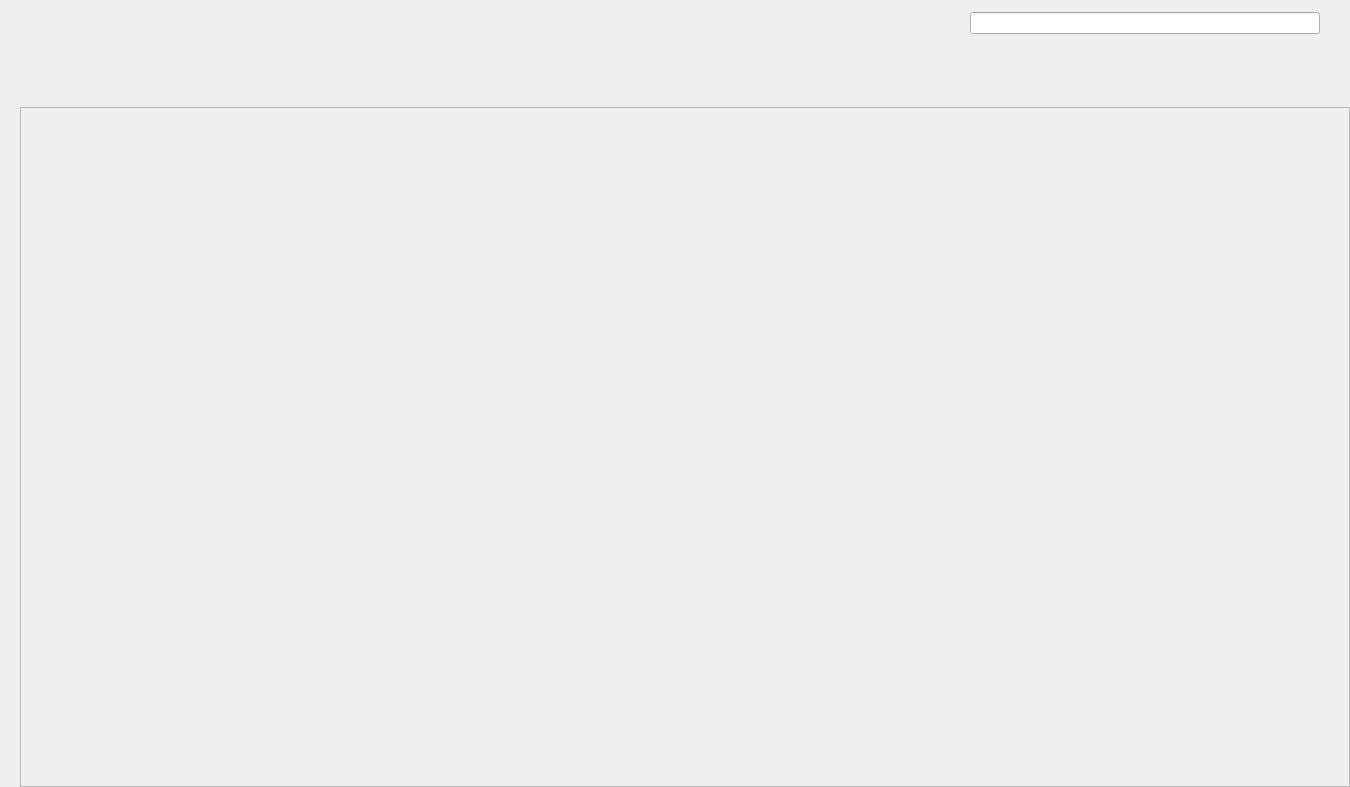
<?xml version="1.0" encoding="UTF-8"?>
<ui version="4.0">
 <class>homePageWidget</class>
 <widget class="QWidget" name="homePageWidget">
  <property name="geometry">
   <rect>
    <x>0</x>
    <y>0</y>
    <width>1350</width>
    <height>787</height>
   </rect>
  </property>
  <property name="windowTitle">
   <string>Form</string>
  </property>
  <property name="styleSheet">
   <string notr="true"/>
  </property>
  <layout class="QVBoxLayout" name="verticalLayout">
   <property name="spacing">
    <number>0</number>
   </property>
   <property name="leftMargin">
    <number>0</number>
   </property>
   <property name="topMargin">
    <number>0</number>
   </property>
   <property name="rightMargin">
    <number>0</number>
   </property>
   <property name="bottomMargin">
    <number>0</number>
   </property>
   <item>
    <widget class="QWidget" name="selectSearchBox" native="true">
     <property name="maximumSize">
      <size>
       <width>16777215</width>
       <height>107</height>
      </size>
     </property>
     <property name="styleSheet">
      <string notr="true"/>
     </property>
     <layout class="QHBoxLayout" name="horizontalLayout">
      <property name="spacing">
       <number>0</number>
      </property>
      <property name="leftMargin">
       <number>0</number>
      </property>
      <property name="topMargin">
       <number>0</number>
      </property>
      <property name="rightMargin">
       <number>30</number>
      </property>
      <property name="bottomMargin">
       <number>0</number>
      </property>
      <item>
       <widget class="QWidget" name="selectBox" native="true">
        <property name="styleSheet">
         <string notr="true"/>
        </property>
        <layout class="QVBoxLayout" name="verticalLayout_2">
         <property name="spacing">
          <number>0</number>
         </property>
         <property name="leftMargin">
          <number>0</number>
         </property>
         <property name="topMargin">
          <number>0</number>
         </property>
         <property name="rightMargin">
          <number>0</number>
         </property>
         <property name="bottomMargin">
          <number>0</number>
         </property>
         <item>
          <widget class="QWidget" name="classifys" native="true">
           <property name="minimumSize">
            <size>
             <width>0</width>
             <height>28</height>
            </size>
           </property>
           <property name="maximumSize">
            <size>
             <width>16777215</width>
             <height>28</height>
            </size>
           </property>
           <property name="styleSheet">
            <string notr="true"/>
           </property>
           <layout class="QHBoxLayout" name="horizontalLayout_2">
            <property name="spacing">
             <number>0</number>
            </property>
            <property name="leftMargin">
             <number>0</number>
            </property>
            <property name="topMargin">
             <number>0</number>
            </property>
            <property name="rightMargin">
             <number>0</number>
            </property>
            <property name="bottomMargin">
             <number>0</number>
            </property>
            <item>
             <layout class="QHBoxLayout" name="classifyHLayout"/>
            </item>
            <item>
             <spacer name="horizontalSpacer">
              <property name="orientation">
               <enum>Qt::Orientation::Horizontal</enum>
              </property>
              <property name="sizeHint" stdset="0">
               <size>
                <width>965</width>
                <height>20</height>
               </size>
              </property>
             </spacer>
            </item>
           </layout>
          </widget>
         </item>
         <item>
          <widget class="QWidget" name="labels" native="true">
           <property name="minimumSize">
            <size>
             <width>0</width>
             <height>28</height>
            </size>
           </property>
           <property name="maximumSize">
            <size>
             <width>16777215</width>
             <height>28</height>
            </size>
           </property>
           <property name="styleSheet">
            <string notr="true"/>
           </property>
           <layout class="QHBoxLayout" name="horizontalLayout_3">
            <property name="spacing">
             <number>0</number>
            </property>
            <property name="leftMargin">
             <number>0</number>
            </property>
            <property name="topMargin">
             <number>0</number>
            </property>
            <property name="rightMargin">
             <number>0</number>
            </property>
            <property name="bottomMargin">
             <number>0</number>
            </property>
            <item>
             <layout class="QHBoxLayout" name="labelHLayout"/>
            </item>
            <item>
             <spacer name="horizontalSpacer_2">
              <property name="orientation">
               <enum>Qt::Orientation::Horizontal</enum>
              </property>
              <property name="sizeHint" stdset="0">
               <size>
                <width>965</width>
                <height>20</height>
               </size>
              </property>
             </spacer>
            </item>
           </layout>
          </widget>
         </item>
        </layout>
       </widget>
      </item>
      <item>
       <widget class="QWidget" name="searchBox" native="true">
        <property name="minimumSize">
         <size>
          <width>350</width>
          <height>0</height>
         </size>
        </property>
        <property name="maximumSize">
         <size>
          <width>350</width>
          <height>16777215</height>
         </size>
        </property>
        <property name="styleSheet">
         <string notr="true"/>
        </property>
        <layout class="QVBoxLayout" name="verticalLayout_3">
         <property name="spacing">
          <number>0</number>
         </property>
         <property name="leftMargin">
          <number>0</number>
         </property>
         <property name="topMargin">
          <number>12</number>
         </property>
         <property name="rightMargin">
          <number>0</number>
         </property>
         <property name="bottomMargin">
          <number>0</number>
         </property>
         <item>
          <widget class="QLineEdit" name="search"/>
         </item>
         <item>
          <spacer name="verticalSpacer">
           <property name="orientation">
            <enum>Qt::Orientation::Vertical</enum>
           </property>
           <property name="sizeHint" stdset="0">
            <size>
             <width>20</width>
             <height>63</height>
            </size>
           </property>
          </spacer>
         </item>
        </layout>
       </widget>
      </item>
     </layout>
    </widget>
   </item>
   <item>
    <widget class="QWidget" name="videoBox" native="true">
     <property name="styleSheet">
      <string notr="true"/>
     </property>
     <layout class="QVBoxLayout" name="verticalLayout_4">
      <property name="spacing">
       <number>0</number>
      </property>
      <property name="leftMargin">
       <number>20</number>
      </property>
      <property name="topMargin">
       <number>0</number>
      </property>
      <property name="rightMargin">
       <number>0</number>
      </property>
      <property name="bottomMargin">
       <number>0</number>
      </property>
      <item>
       <widget class="QScrollArea" name="videoScroll">
        <property name="horizontalScrollBarPolicy">
         <enum>Qt::ScrollBarPolicy::ScrollBarAlwaysOff</enum>
        </property>
        <property name="widgetResizable">
         <bool>true</bool>
        </property>
        <widget class="QWidget" name="scrollAreaWidgetContents">
         <property name="geometry">
          <rect>
           <x>0</x>
           <y>0</y>
           <width>1328</width>
           <height>678</height>
          </rect>
         </property>
         <layout class="QVBoxLayout" name="verticalLayout_5">
          <property name="spacing">
           <number>20</number>
          </property>
          <property name="leftMargin">
           <number>0</number>
          </property>
          <property name="topMargin">
           <number>0</number>
          </property>
          <property name="rightMargin">
           <number>30</number>
          </property>
          <property name="bottomMargin">
           <number>0</number>
          </property>
          <item>
           <layout class="QGridLayout" name="videoGLayout"/>
          </item>
         </layout>
        </widget>
       </widget>
      </item>
     </layout>
    </widget>
   </item>
  </layout>
 </widget>
 <resources/>
 <connections/>
</ui>
